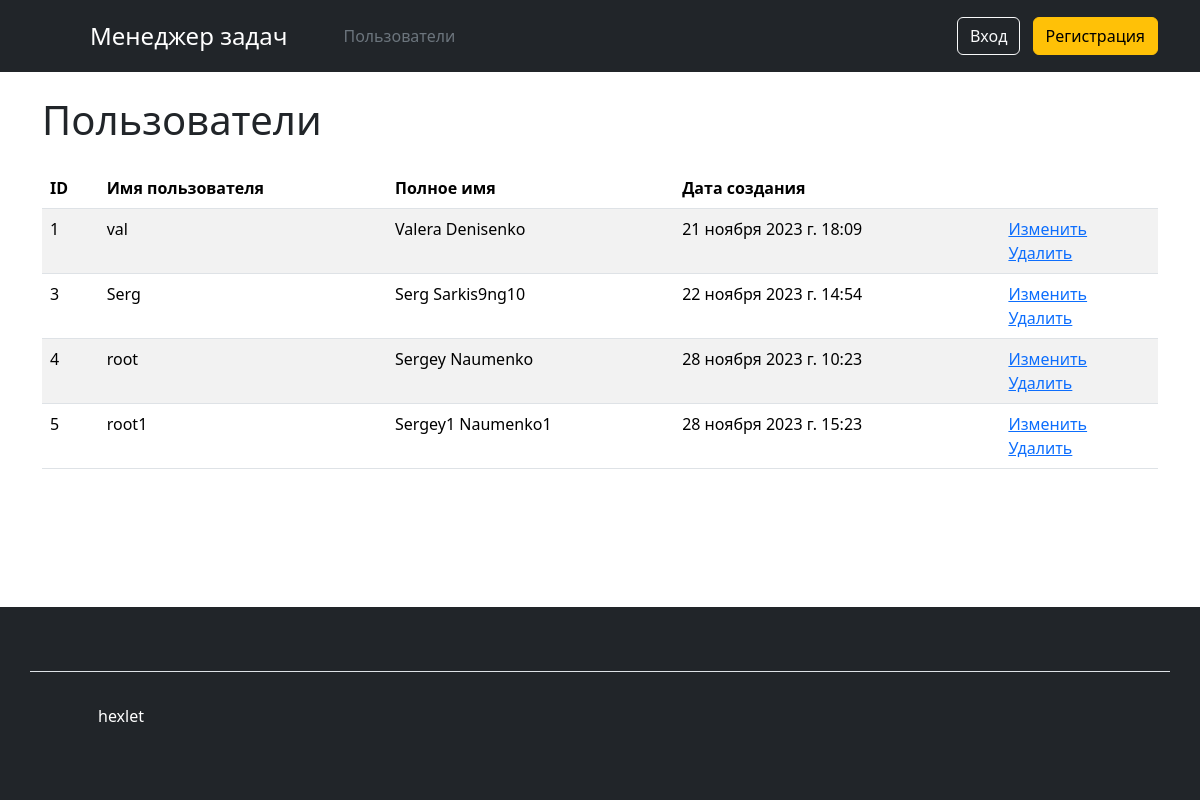
/users/, run on the app's committed database.
### users/models.py (models this page shows)
class User(AbstractUser):
    created_at = models.DateTimeField(auto_now_add=True)
    @property
    def fullname(self):
        return f'{self.first_name} {self.last_name}'

### users/views.py (the view)
# urls.py: path('', views.UsersIndexView.as_view(), name='users_index'),
class UsersIndexView(TemplateView):
    template_name = 'users/all_users.html'
    def get_context_data(self, **kwargs):
        context = super().get_context_data(**kwargs)
        context['users'] = User.objects.all()
        context['logo'] = _('Task Manager')
        context['title'] = _('Task Manager')
        context['current_page'] = 'users_index'
        return context

### users/templates/users/all_users.html
{% extends "base.html" %}
{% load django_bootstrap5 %}
{% load i18n %}
{% block content %}
      <h1 class="my-4">{% trans 'Users' %}</h1>
<table class="table table-striped table-hover">
  <thead>
    <tr>
      <th>ID</th>
      <th>{% trans 'Username' %}</th>
      <th>{% trans 'Full name' %}</th>
      <th>{% trans 'Creation date' %}</th>
      <th></th>
    </tr>
  </thead>
  <tbody>
  {% for user in users %}
      <tr>
        <td>{{ user.id }}</td>
        <td>{{ user.username }}</td>
        <td>{{ user.fullname }}</td>
        <td>{{ user.created_at }}</td>
        <td>
          <a href="{% url 'users:edit_user' pk=user.pk %}" previewlistener="true">{% trans 'Update' %}</a>
          <br>
          <a href="{% url 'users:delete_user' pk=user.pk %}" previewlistener="true">{% trans 'Delete' %}</a>
        </td>
      </tr>
  {% endfor %}
  </tbody>
</table>
{% endblock %}

### data on the page
User: id "1", username "val", fullname "Valera Denisenko", created_at "21 ноября 2023 г. 18:09"
User: id "3", username "Serg", fullname "Serg Sarkis9ng10", created_at "22 ноября 2023 г. 14:54"
User: id "4", username "root", fullname "Sergey Naumenko", created_at "28 ноября 2023 г. 10:23"
User: id "5", username "root1", fullname "Sergey1 Naumenko1", created_at "28 ноября 2023 г. 15:23"

### other printed values
{{ logo }} "Менеджер задач"
